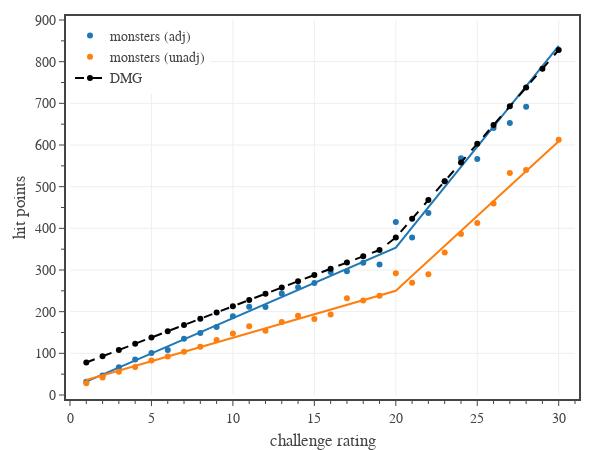

Notebook cell for this chart:
### Code cell
# plots monster HP vs CR

# create figure
fig = go.Figure(
    layout=go.Layout(
        template=tfb.FIG_TEMPLATE,
        margin=dict(l=70, r=25, b=55, t=20, pad=4),
        xaxis=dict(
            title_text='challenge rating',
            range=[0,31],
            tick0=0, dtick=5,
            minor=dict(tick0=0, dtick=1),
        ),
        yaxis=dict(
            title_text='hit points',
            range=[0,900],
            tick0=0, dtick=100,
            minor=dict(tick0=0, dtick=50),
        ),
        legend=dict(
            xanchor='left', yanchor='top',
            x=0.00, y=1.00,
            orientation='v',
            tracegroupgap=0,
        )
    )
)

dfM = pd.read_csv('../../assets/data/monsters.csv')
dfM = dfM[['CR','HP','adj HP']].groupby(['CR']).mean().reset_index()
dfM = dfM[dfM['CR'].between(1, 31)]

# plot adjusted hit points
name = 'adj HP'
fig, y = plot_data_and_piecewise_fit(
    fig, dfM['CR'].to_numpy(), 
    dfM[name].to_numpy(), 
    name='monsters (adj)', legendgroup='monsters (adj)', 
    line_color=COLOR_LIST[0],
    marker_color=COLOR_LIST[0],
    hovertemplate=
        '<b>monsters (adjusted)</b><br>'+
        'CR %{x}<br>'+
        'HP %{y:,.1f}' + 
        '<extra></extra>'
)

# plot hit points
name = 'HP'
fig, y = plot_data_and_piecewise_fit(
    fig, dfM['CR'].to_numpy(), 
    dfM[name].to_numpy(), 
    name='monsters (unadj)', legendgroup='monsters (unadj)', 
    line_color=COLOR_LIST[1],
    marker_color=COLOR_LIST[1],
    hovertemplate=
        '<b>monsters (unadjusted)</b><br>'+
        'CR %{x}<br>'+
        'HP %{y:,.1f}' + 
        '<extra></extra>'
)

# plot reference line
dfD0 = pd.read_csv('../../assets/data/dmg-targets.csv')
dfD0 = dfD0[dfD0['CR'].between(1,30)]
fig.add_trace(go.Scatter(
    x=dfD0['CR'], y=dfD0['HP Mean'],
    mode='markers+lines', 
    name='DMG',
    line=dict(color='black', dash='dash'),
    hovertemplate=
        '<b>DMG</b><br>'+
        'CR %{x}<br>'+
        'HP %{y:,.1f}' + 
        '<extra></extra>' 
))

# show figure
fig.update_layout(width=600, height=450)
fig.show(config=tfb.FIG_CONFIG)

# save figures
if SAVEFIGS:
    fig.update_layout(autosize=True, width=None, height=None)
    tfb.save_fig_html(fig, format='large', name='fig-hp-vs-cr-large')
    tfb.save_fig_html(fig, format='small', name='fig-hp-vs-cr-small')

### Figure 1 — Plotly figure (JSON) as saved in the notebook; plotly's stock layout.template omitted (floating-point values rounded to 4 significant figures)
{"data": [{"hovertemplate": "<b>monsters (adjusted)</b><br>CR %{x}<br>HP %{y:,.1f}<extra></extra>", "legendgroup": "monsters (adj)", "line": {"color": "#1f77b4"}, "marker": {"color": "#1f77b4"}, "mode": "markers", "name": "monsters (adj)", "type": "scatter", "x": [1, 2, 3, 4, 5, 6, 7, 8, 9, 10, 11, 12, 13, 14, 15, 16, 17, 18, 19, 20, 21, 22, 23, 24, 25, 26, 27, 28, 30], "y": [31.8, 46.55, 66.83, 85.41, 100.5, 108.0, 135.2, 148.6, 163.3, 188.8, 211.8, 211.2, 243.9, 258.6, 268.9, 295.2, 296.7, 317.6, 313.4, 415.3, 377.9, 436.6, 512.9, 568.4, 566.1, 640.5, 653, 692.0, 914.6]}, {"hoverinfo": "skip", "hovertemplate": "<b>monsters (adjusted)</b><br>CR %{x}<br>HP %{y:,.1f}<extra></extra>", "legendgroup": "monsters (adj)", "line": {"color": "#1f77b4", "dash": "solid"}, "marker": {"color": "#1f77b4"}, "mode": "lines", "name": "monsters (adj)", "showlegend": false, "type": "scatter", "x": [1, 2, 3, 4, 5, 6, 7, 8, 9, 10, 11, 12, 13, 14, 15, 16, 17, 18, 19, 20, 21, 22, 23, 24, 25, 26, 27, 28, 30], "y": [32.2, 49.12, 66.04, 82.96, 99.88, 116.8, 133.7, 150.6, 167.6, 184.5, 201.4, 218.3, 235.3, 252.2, 269.1, 286.0, 302.9, 319.9, 336.8, 353.7, 402.1, 450.5, 499.0, 547.4, 595.8, 644.2, 692.7, 741.1, 837.9]}, {"hovertemplate": "<b>monsters (unadjusted)</b><br>CR %{x}<br>HP %{y:,.1f}<extra></extra>", "legendgroup": "monsters (unadj)", "line": {"color": "#ff7f0e"}, "marker": {"color": "#ff7f0e"}, "mode": "markers", "name": "monsters (unadj)", "type": "scatter", "x": [1, 2, 3, 4, 5, 6, 7, 8, 9, 10, 11, 12, 13, 14, 15, 16, 17, 18, 19, 20, 21, 22, 23, 24, 25, 26, 27, 28, 30], "y": [28.13, 41.88, 55.79, 66.94, 83.06, 92.26, 104.1, 115.6, 132.1, 147.8, 165.3, 154.2, 175.5, 190.2, 182.6, 192.9, 231.9, 226.8, 238, 292.5, 269.1, 289.6, 341.8, 386.5, 413.1, 459.6, 533, 540.1, 612.6]}, {"hoverinfo": "skip", "hovertemplate": "<b>monsters (unadjusted)</b><br>CR %{x}<br>HP %{y:,.1f}<extra></extra>", "legendgroup": "monsters (unadj)", "line": {"color": "#ff7f0e", "dash": "solid"}, "marker": {"color": "#ff7f0e"}, "mode": "lines", "name": "monsters (unadj)", "showlegend": false, "type": "scatter", "x": [1, 2, 3, 4, 5, 6, 7, 8, 9, 10, 11, 12, 13, 14, 15, 16, 17, 18, 19, 20, 21, 22, 23, 24, 25, 26, 27, 28, 30], "y": [35.96, 47.23, 58.5, 69.77, 81.04, 92.3, 103.6, 114.8, 126.1, 137.4, 148.6, 159.9, 171.2, 182.5, 193.7, 205.0, 216.3, 227.5, 238.8, 250.1, 286.0, 321.9, 357.8, 393.7, 429.6, 465.5, 501.5, 537.4, 609.2]}, {"hovertemplate": "<b>DMG</b><br>CR %{x}<br>HP %{y:,.1f}<extra></extra>", "line": {"color": "black", "dash": "dash"}, "mode": "markers+lines", "name": "DMG", "type": "scatter", "x": [1, 2, 3, 4, 5, 6, 7, 8, 9, 10, 11, 12, 13, 14, 15, 16, 17, 18, 19, 20, 21, 22, 23, 24, 25, 26, 27, 28, 29, 30], "y": [78, 93, 108, 123, 138, 153, 168, 183, 198, 213, 228, 243, 258, 273, 288, 303, 318, 333, 348, 378, 423, 468, 513, 558, 603, 648, 693, 738, 783, 828]}], "layout": {"height": 450, "legend": {"orientation": "v", "tracegroupgap": 0, "x": 0, "xanchor": "left", "y": 1, "yanchor": "top"}, "margin": {"b": 55, "l": 70, "pad": 4, "r": 25, "t": 20}, "width": 600, "xaxis": {"dtick": 5, "minor": {"dtick": 1, "tick0": 0}, "range": [0, 31], "tick0": 0, "title": {"text": "challenge rating"}}, "yaxis": {"dtick": 100, "minor": {"dtick": 50, "tick0": 0}, "range": [0, 900], "tick0": 0, "title": {"text": "hit points"}}}}
